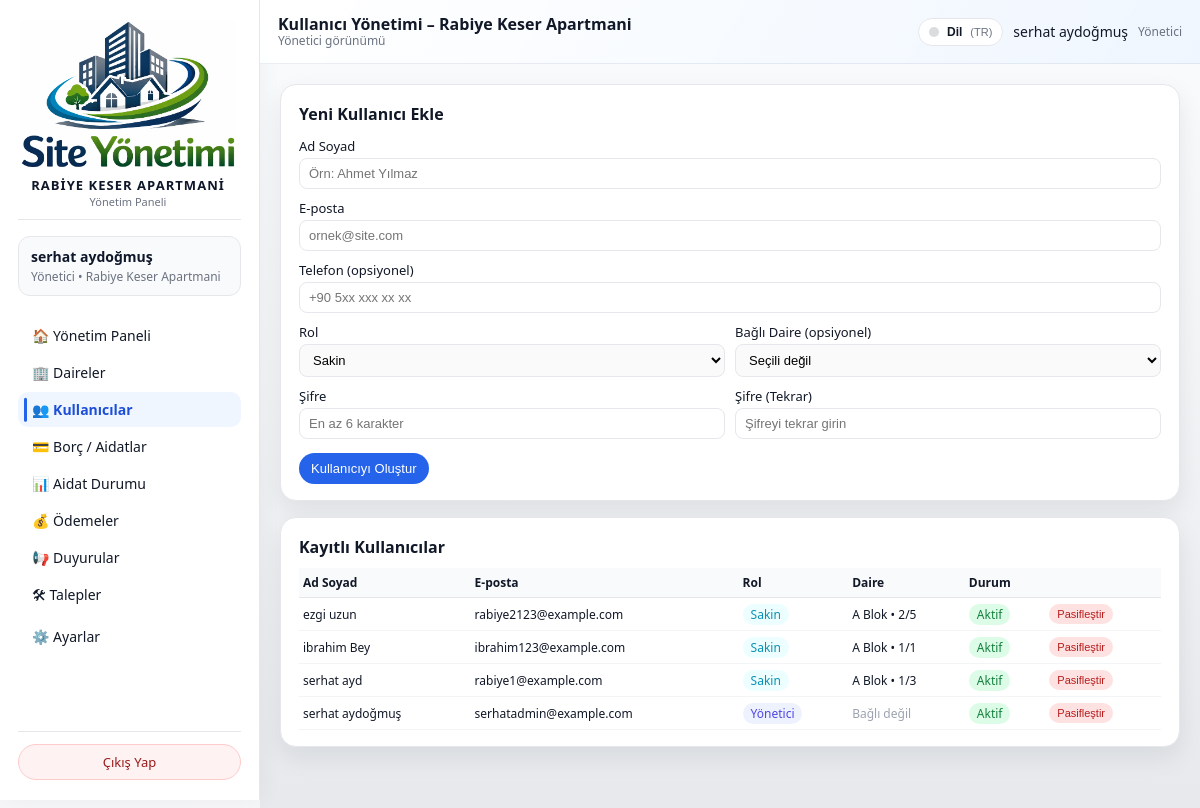
The app's page /admin/users (signed in) with its own data.
### models/user_model.py (models this page shows, shortened)
class User(db.Model):
    __tablename__ = "users"
    id = db.Column(db.Integer, primary_key=True)
    name = db.Column(db.String(120), nullable=False)
    email = db.Column(db.String(120), unique=True, nullable=False, index=True)
    phone = db.Column(db.String(32), nullable=True)
    password_hash = db.Column(db.String(255), nullable=False)
    role = db.Column(db.String(20), nullable=False, default="resident")
    site_id = db.Column(db.Integer, db.ForeignKey("sites.id"), nullable=True)
    apartment_id = db.Column(
        db.Integer,
        db.ForeignKey("apartments.id"),
        nullable=True,
    )
    is_active = db.Column(db.Boolean, default=True, nullable=False)

### models/apartment_model.py (models this page shows, shortened)
class Apartment(db.Model):
    __tablename__ = "apartments"
    id = db.Column(db.Integer, primary_key=True)
    site_id = db.Column(db.Integer, db.ForeignKey("sites.id"), nullable=False)
    block = db.Column(db.String(50), nullable=False)
    floor = db.Column(db.String(20), nullable=False)
    number = db.Column(db.String(20), nullable=False)
    area_m2 = db.Column(db.Float, nullable=True)
    owner_name = db.Column(db.String(120))
    owner_phone = db.Column(db.String(32))
    notes = db.Column(db.Text)
    users = db.relationship("User", backref="apartment", lazy="dynamic")
    bills = db.relationship("Bill", backref="apartment", lazy="dynamic")
    payments = db.relationship("Payment", backref="apartment", lazy="dynamic")
    tickets = db.relationship("Ticket", backref="apartment", lazy="dynamic")

### routes/admin_routes.py (the view, shortened to what this page needs)
@admin_bp.route("/users", methods=["GET", "POST"])
@admin_required
def manage_users():
    admin_user = _get_current_admin()
    site_id = session.get("active_site_id") or (admin_user.site_id if admin_user else None)
    if not site_id:
        flash("Bu sayfayı kullanabilmek için bir siteye atanmış olmanız gerekiyor.", "error")
        return redirect(url_for("index"))
    users = []
    apartments = []
    try:
        users = (
            User.query
            .filter_by(site_id=site_id)
            .order_by(User.role.desc(), User.name.asc())
            .all()
        )
        apartments = (
            Apartment.query
            .filter_by(site_id=site_id)
            .order_by(
                Apartment.block.asc(),
                Apartment.floor.asc(),
                Apartment.number.asc(),
            )
            .all()
        )
    except SQLAlchemyError as exc:
        current_app.logger.exception("Kullanıcı listesi alınamadı: %s", exc)
        flash("Kullanıcı listesi alınırken bir hata oluştu.", "error")
    return render_template(
        "admin/kullanicilar.html",
        users=users,
        apartments=apartments,
    )

### routes/admin_routes.py (called while the page is built)
def admin_required(view_func):
    @wraps(view_func)
    def wrapped_view(*args, **kwargs):
        user_id = session.get("user_id")
        role = session.get("user_role")
        if not user_id:
            flash("Devam etmek için lütfen giriş yapın.", "info")
            return redirect(url_for("auth.login"))
        if role not in ("admin", "super_admin"):
            flash("Bu alana sadece yönetici kullanıcılar erişebilir.", "error")
            return redirect(url_for("index"))
        return view_func(*args, **kwargs)
    return wrapped_view

@admin_bp.app_context_processor
def inject_site_name():
    name = session.get("site_name")
    if not name:
        name = get_site_display_name()  # DB'den oku (SystemSetting)
        session["site_name"] = name
    return {"current_site_name": name}

def _get_current_admin():
    user_id = session.get("user_id")
    if not user_id:
        return None
    try:
        return User.query.get(user_id)
    except SQLAlchemyError as exc:
        current_app.logger.exception("Admin bilgisi alınamadı: %s", exc)
        return None

def get_site_display_name() -> str:
    default_name = "Site / Apartman"
    try:
        settings = SystemSetting.get_singleton()
        if settings and getattr(settings, "site_name", None):
            name = (settings.site_name or "").strip()
            if name:
                return name
    except SQLAlchemyError as exc:
        current_app.logger.exception("Site adı okunamadı: %s", exc)
    return default_name

@admin_bp.app_context_processor
def inject_site_name():
    name = session.get("site_name")
    if not name:
        name = get_site_display_name()  # DB'den oku (SystemSetting)
        session["site_name"] = name
    return {"current_site_name": name}

### templates/admin/kullanicilar.html (shortened to what this page needs)
{% extends "base.html" %}
{% set LANG = session.get('lang','tr') %}
{% macro tp(k) -%}
  {{ I18N_PAGE.get(LANG, I18N_PAGE['tr']).get(k, I18N_PAGE['tr'].get(k, k)) }}
{%- endmacro %}
{% block topbar_title %}
  {{ tp('topbar_title') }}
  {% if session.active_site_name %}
    – {{ session.active_site_name }}
  {% elif current_site_name %}
    – {{ current_site_name }}
  {% endif %}
{% endblock %}
{% block content %}
<div class="dashboard-grid">
  <section>
    <div class="card">
      <h2 style="font-size:16px; margin-bottom:12px;">{{ tp('new_user') }}</h2>
      <form id="create-user-form" method="post" style="display:flex; flex-direction:column; gap:10px;">
        <div>
          <label for="name" style="display:block; font-size:13px; margin-bottom:3px;">{{ tp('label_name') }}</label>
          <input
            type="text"
            id="name"
            name="name"
            required
            placeholder="{{ tp('ph_name') }}"
            style="width:100%; padding:7px 9px; border-radius:8px; border:1px solid #e5e7eb; font-size:13px;">
        </div>
        <div>
          <label for="email" style="display:block; font-size:13px; margin-bottom:3px;">{{ tp('label_email') }}</label>
          <input
            type="email"
            id="email"
            name="email"
            required
            placeholder="{{ tp('ph_email') }}"
            style="width:100%; padding:7px 9px; border-radius:8px; border:1px solid #e5e7eb; font-size:13px;">
        </div>
        <div>
          <label for="phone" style="display:block; font-size:13px; margin-bottom:3px;">{{ tp('label_phone') }}</label>
          <input
            type="text"
            id="phone"
            name="phone"
            placeholder="{{ tp('ph_phone') }}"
            inputmode="numeric"
            pattern="[0-9+ ]*"
            oninput="this.value = this.value.replace(/[^0-9+ ]/g, '')"
            style="width:100%; padding:7px 9px; border-radius:8px; border:1px solid #e5e7eb; font-size:13px;">
        </div>
        <div style="display:grid; grid-template-columns:repeat(2,minmax(0,1fr)); gap:10px;">
          <div>
            <label for="role" style="display:block; font-size:13px; margin-bottom:3px;">{{ tp('label_role') }}</label>
            <select
              id="role"
              name="role"
              style="width:100%; padding:7px 9px; border-radius:8px; border:1px solid #e5e7eb; font-size:13px;">
              <option value="resident">{{ tp('role_resident') }}</option>
            </select>
          </div>
          <div>
            <label for="apartment_id" style="display:block; font-size:13px; margin-bottom:3px;">{{ tp('label_apartment') }}</label>
            <select
              id="apartment_id"
              name="apartment_id"
              style="width:100%; padding:7px 9px; border-radius:8px; border:1px solid #e5e7eb; font-size:13px;">
              <option value="">{{ tp('apartment_none') }}</option>
            </select>
          </div>
        </div>
<div style="display:grid; grid-template-columns:repeat(2,minmax(0,1fr)); gap:10px;">
  <div>
    <label for="password" style="display:block; font-size:13px; margin-bottom:3px;">
      {{ tp('label_password') }}
    </label>
    <input
      type="password"
      id="password"
      name="password"
      required
      placeholder="{{ tp('ph_password') }}"
      style="width:100%; padding:7px 9px; border-radius:8px; border:1px solid #e5e7eb; font-size:13px;">
  </div>
  <div>
    <label for="password_confirm" style="display:block; font-size:13px; margin-bottom:3px;">
      {{ tp('label_password_confirm') }}
    </label>
    <input
      type="password"
      id="password_confirm"
      name="password_confirm"
      required
      placeholder="{{ tp('ph_password_confirm') }}"
      style="width:100%; padding:7px 9px; border-radius:8px; border:1px solid #e5e7eb; font-size:13px;">
  </div>
</div>
        <div style="margin-top:4px;">
          <button type="submit"
                  style="padding:8px 12px; border-radius:999px; border:none; background:#2563eb; color:white; font-size:13px; cursor:pointer;">
            {{ tp('btn_create') }}
          </button>
        </div>
      </form>
    </div>
  </section>
  <section>
    <div class="card">
      <h2 style="font-size:16px; margin-bottom:10px;">{{ tp('list_title') }}</h2>
      {% if users %}
        <div style="width:100%; overflow-x:auto;">
          <table style="width:100%; border-collapse:collapse; font-size:12px;">
            <thead>
              <tr style="background:#f9fafb; border-bottom:1px solid #e5e7eb;">
                <th style="text-align:left; padding:6px 4px;">{{ tp('col_name') }}</th>
                <th style="text-align:left; padding:6px 4px;">{{ tp('col_email') }}</th>
                <th style="text-align:left; padding:6px 4px;">{{ tp('col_role') }}</th>
                <th style="text-align:left; padding:6px 4px;">{{ tp('col_apartment') }}</th>
                <th style="text-align:left; padding:6px 4px;">{{ tp('col_status') }}</th>
                <th style="text-align:left; padding:6px 4px;"></th>
              </tr>
            </thead>
            <tbody>
              {% for user in users %}
                <tr style="border-bottom:1px solid #f3f4f6;">
                  <td style="padding:6px 4px; white-space:nowrap;">
                    {{ user.name }}
                  </td>
                  <td style="padding:6px 4px; white-space:nowrap;">
                    {{ user.email }}
                  </td>
                  <td style="padding:6px 4px; white-space:nowrap;">
                    {% if user.role == "admin" %}
                      <span style="padding:2px 8px; border-radius:999px; background:#eef2ff; color:#4f46e5;">{{ tp('badge_admin') }}</span>
                    {% else %}
                      <span style="padding:2px 8px; border-radius:999px; background:#ecfeff; color:#0891b2;">{{ tp('badge_resident') }}</span>
                    {% endif %}
                  </td>
                  <td style="padding:6px 4px; white-space:nowrap;">
                    {% if user.apartment %}
                      {{ user.apartment.block }} Blok • {{ user.apartment.floor }}/{{ user.apartment.number }}
                    {% else %}
                      <span style="color:#9ca3af;">{{ tp('apartment_unlinked') }}</span>
                    {% endif %}
                  </td>
                  <td style="padding:6px 4px; white-space:nowrap;">
                    {% if user.is_active %}
                      <span style="padding:2px 8px; border-radius:999px; background:#dcfce7; color:#15803d;">{{ tp('active') }}</span>
                    {% else %}
                      <span style="padding:2px 8px; border-radius:999px; background:#fee2e2; color:#b91c1c;">{{ tp('passive') }}</span>
                    {% endif %}
                  </td>
                  <td style="padding:6px 4px; white-space:nowrap;">
                    <form method="post"
                          action="{{ url_for('admin.toggle_user_active', user_id=user.id) }}"
                          style="display:inline;">
                      <button type="submit"
                              style="padding:4px 8px; border-radius:999px; border:none; font-size:11px; cursor:pointer;
                                     {% if user.is_active %}
                                       background:#fee2e2; color:#b91c1c;
                                     {% else %}
                                       background:#dcfce7; color:#166534;
                                     {% endif %}">
                        {% if user.is_active %}{{ tp('btn_deactivate') }}{% else %}{{ tp('btn_activate') }}{% endif %}
                      </button>
                    </form>
                  </td>
                </tr>
              {% endfor %}
            </tbody>
          </table>
        </div>
      {% else %}
        <p style="font-size:13px; color:#6b7280;">
          {{ tp('empty') }}
        </p>
      {% endif %}
    </div>
  </section>
</div>
{% endblock %}

### static/css/app.css (style rules this page uses)
:root { --bg: #f3f4f6; --bg-soft: #e5e7eb; --sidebar-bg: #020617; --card-bg: #ffffff; --border-subtle: #e5e7eb; --accent: #2563eb; --accent-soft: rgba(37, 99, 235, 0.08); --text-main: #111827; --text-muted: #6b7280; --text-on-dark: #e5e7eb; --radius-lg: 16px; --radius-md: 12px; --radius-sm: 8px; --shadow-soft: 0 18px 45px rgba(15, 23, 42, 0.24); --shadow-card: 0 10px 25px rgba(15, 23, 42, 0.08); --sidebar-width: 260px; --transition-fast: 150ms ease-out; --transition-med: 220ms ease-out; }
*, *::before, *::after { box-sizing: border-box; }
html, body { margin: 0; padding: 0; width: 100%; max-width: 100vw; overflow-x: hidden; }
body { font-family: system-ui, -apple-system, BlinkMacSystemFont, "SF Pro Text", "Segoe UI", sans-serif; background: radial-gradient(circle at top left, #e5f0ff 0, #f3f4f6 45%, #ffffff 100%); color: var(--text-main); }
.card { background: var(--card-bg); border-radius: var(--radius-lg); padding: 18px 18px 16px; box-shadow: var(--shadow-card); border: 1px solid var(--border-subtle); transition: transform var(--transition-med), box-shadow var(--transition-med), border-color var(--transition-med), background var(--transition-med); }
.card h1, .card h2 { margin-top: 0; }
.dashboard-grid { display: flex; flex-direction: column; gap: 16px; }
select { border-radius: 999px; border: 1px solid rgba(148, 163, 184, 0.5); padding: 8px 10px; background: rgba(15, 23, 42, 0.02); font-size: 14px; }

### records on screen
User: name "ezgi uzun", email "rabiye2123@example.com", get "Sakin Aktif Pasifleştir", apartment.block "A", apartment.floor "2", apartment.number "5"
User: name "ibrahim Bey", email "ibrahim123@example.com", get "Sakin Aktif Pasifleştir", apartment.block "A", apartment.floor "1", apartment.number "1"
User: name "serhat ayd", email "rabiye1@example.com", get "Sakin Aktif Pasifleştir", apartment.block "A", apartment.floor "1", apartment.number "3"
User: name "serhat aydoğmuş", email "serhatadmin@example.com", get "Yönetici Bağlı değil Aktif Pasifleştir"

### other values on screen
{{ site_name }} "RABIYE KESER APARTMANI"
{{ I18N.get(LANG, I18N['tr']).get(k, I18N['tr'].get(k, k)) }} "Yönetim Paneli Yönetici • Yönetim Paneli Daireler Kullanıcılar Borç / Aidatlar Aidat Durumu Ödemeler Duyurular Talepler Ayarlar Çıkış Yap Yönetici görünümü Dil Yönetici"
{{ user_name }} "serhat aydoğmuş"
{{ active_site_name or fallback_site_name }} "Rabiye Keser Apartmani"
{{ I18N_PAGE.get(LANG, I18N_PAGE['tr']).get(k, I18N_PAGE['tr'].get(k, k)) }} "Kullanıcı Yönetimi Yeni Kullanıcı Ekle Ad Soyad E-posta Telefon (opsiyonel) Rol Bağlı Daire (opsiyonel) Şifre Şifre (Tekrar) Kullanıcıyı Oluştur Kayıtlı Kullanıcılar Ad Soyad E-posta Rol Daire Durum"
{{ session.active_site_name }} "Rabiye Keser Apartmani"
{{ LANG|upper }} "TR"
form field role "Sakin"
form field apartment_id "Seçili değil"
